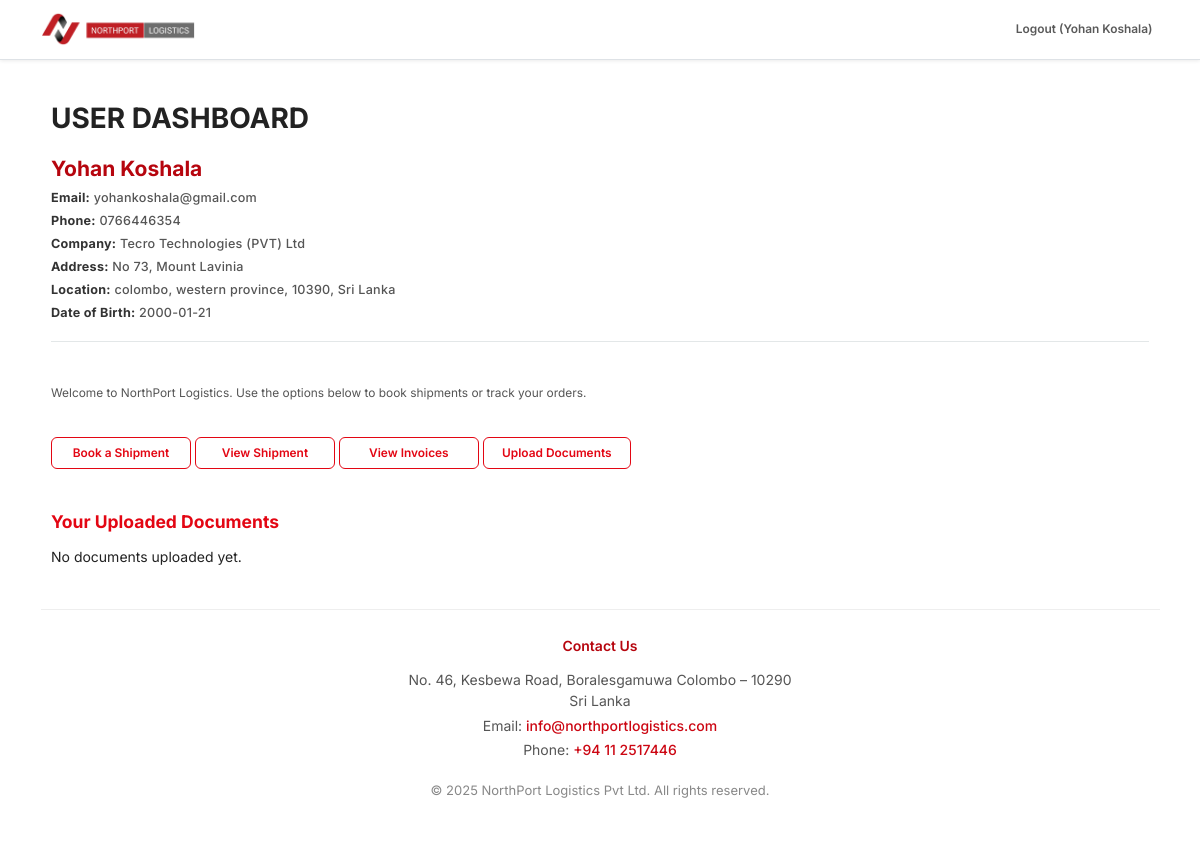
/user/dashboard.php (signed in), run on the app's committed database.
### tables this page shows
CREATE TABLE `users` (
  `id` int(11) NOT NULL,
  `username` varchar(50) NOT NULL,
  `email` varchar(100) NOT NULL,
  `password_hash` varchar(255) NOT NULL,
  `role` enum('admin','manager','employer','user') NOT NULL DEFAULT 'user',
  `is_active` tinyint(1) NOT NULL DEFAULT 1,
  `created_at` timestamp NOT NULL DEFAULT current_timestamp(),
  `updated_at` timestamp NOT NULL DEFAULT current_timestamp() ON UPDATE current_timestamp(),
  `phone` varchar(20) DEFAULT NULL,
  `street_address` varchar(255) DEFAULT NULL,
  `city` varchar(100) DEFAULT NULL,
  `state` varchar(100) DEFAULT NULL,
  `postal_code` varchar(20) DEFAULT NULL,
  `country` varchar(100) DEFAULT NULL,
  `company_name` varchar(255) DEFAULT NULL,
  `profile_pic` varchar(255) DEFAULT NULL,
  `date_of_birth` date DEFAULT NULL,
  `preferences` longtext DEFAULT NULL CHECK (json_valid(`preferences`)),
  `notes` text DEFAULT NULL,
  `department` varchar(100) DEFAULT NULL,
  `job_title` varchar(100) DEFAULT NULL,
  `date_of_joining` date DEFAULT NULL,
  `nic_passport_number` varchar(50) DEFAULT NULL
);

### user/dashboard.php (the view, shortened to what this page needs)
<?php
require_once '../includes/header.php';
$user_id = $_SESSION['user_id'] ?? null;
$stmt = $pdo->prepare("
    SELECT
      username, email, phone, company_name, street_address, city, state, postal_code, country,
      profile_pic, date_of_birth, role, created_at, updated_at, preferences, notes
    FROM users WHERE id = ? LIMIT 1
");
$stmt->execute([$user_id]);
$user = $stmt->fetch(PDO::FETCH_ASSOC);
$docStmt = $pdo->prepare("SELECT document_type, file_path, uploaded_at FROM documents WHERE uploaded_by = ? ORDER BY uploaded_at DESC");
$docStmt->execute([$user_id]);
$documents = $docStmt->fetchAll(PDO::FETCH_ASSOC);
?>
<div class="container my-5">
  <h2 class="mb-4 fw-bold">USER DASHBOARD</h2>
  <div class="user-info" aria-label="User Profile Information">
    <h2><?= htmlspecialchars($user['username']) ?></h2>
    <p><strong>Email:</strong> <?= htmlspecialchars($user['email']) ?></p>
    <?php if (!empty($user['phone'])): ?>
      <p><strong>Phone:</strong> <?= htmlspecialchars($user['phone']) ?></p>
    <?php endif; ?>
    <?php if (!empty($user['company_name'])): ?>
      <p><strong>Company:</strong> <?= htmlspecialchars($user['company_name']) ?></p>
    <?php endif; ?>
    <?php if (!empty($user['street_address'])): ?>
      <p><strong>Address:</strong> <?= htmlspecialchars($user['street_address']) ?></p>
    <?php endif; ?>
    <?php if (!empty($user['city']) || !empty($user['state']) || !empty($user['postal_code']) || !empty($user['country'])): ?>
      <p><strong>Location:</strong>
        <?= htmlspecialchars(trim(implode(', ', array_filter([$user['city'], $user['state'], $user['postal_code'], $user['country']])), ', ')) ?>
      </p>
    <?php endif; ?>
    <?php if (!empty($user['date_of_birth'])): ?>
      <p><strong>Date of Birth:</strong> <?= htmlspecialchars($user['date_of_birth']) ?></p>
    <?php endif; ?>
  </div>
</div>
<div class="container my-5">
  <p class="description">Welcome to NorthPort Logistics. Use the options below to book shipments or track your orders.</p>
  <a href="book_shipment.php" class="btn" role="button">Book a Shipment</a>
  <a href="view_shipment.php" class="btn" role="button">View Shipment</a>
  <a href="my_invoices.php" class="btn" role="button">View Invoices</a>
  <a href="upload_documents.php" class="btn" role="button">Upload Documents</a>
  <section class="documents-section" aria-label="Uploaded Documents">
    <h3>Your Uploaded Documents</h3>
    <?php if (count($documents) > 0): ?>
      <ul class="documents-list">
        <?php foreach ($documents as $doc): ?>
          <li>
            <span><?= htmlspecialchars($doc['document_type']) ?></span>
            <a href="<?= htmlspecialchars($doc['file_path']) ?>" target="_blank" rel="noopener" class="doc-link" download>Download</a>
          </li>
        <?php endforeach; ?>
      </ul>
    <?php else: ?>
      <p>No documents uploaded yet.</p>
    <?php endif; ?>
  </section>
</div>
<?php require_once '../includes/footer.php'; ?>

### includes/header.php (style rules this page uses)
html { font-size: 14px; }

### user/dashboard.php (style rules this page uses)
.container { font-size: 1rem; }
* { box-sizing: border-box; }
body, html { margin: 0; padding: 0; font-family: 'Inter', sans-serif; background-color: #ffffff; color: #222222; height: 100vh; overflow-y: auto; font-size: 14px; }
a { color: #cc0612; text-decoration: none; }
.user-info { margin-bottom: 2rem; border-bottom: 1px solid #e3e7e8; padding-bottom: 1rem; }
.user-info h2 { margin: 0 0 0.5rem 0; font-weight: 700; font-size: 1.5rem; color: #b6050e; }
.user-info p { margin: 0.3rem 0; color: #555; font-size: 0.9rem; font-weight: 500; letter-spacing: 0.02em; }
.user-info strong { color: #333; }
.description { font-weight: 400; font-size: 0.85rem; color: #555; margin-bottom: 2.5rem; line-height: 1.5; }
.btn { font-weight: 600; font-size: 0.85rem; background-color: transparent; border: 1.5px solid #e30613; color: #e30613; border-radius: 6px; padding: 0.45rem 1.3rem; cursor: pointer; transition: all 0.25s ease; margin-bottom: 1rem; display: inline-block; min-width: 140px; text-align: center; box-shadow: inset 0 0 0 0 #e30613; text-decoration: none; }
.documents-section { margin-top: 2rem; }
.documents-section h3 { font-weight: 700; font-size: 1.25rem; color: #e30613; margin-bottom: 1rem; }

### data on the page
users: username "Yohan Koshala", email "yohankoshala@gmail.com", phone "0766446354", company_name "Tecro Technologies (PVT) Ltd", street_address "No 73, Mount Lavinia", city+state+postal_code "colombo, western province, 10390, Sri Lanka", date_of_birth "2000-01-21"

### other printed values
safeOutput($username) "Yohan Koshala"
$footer_address1 "No. 46, Kesbewa Road, Boralesgamuwa Colombo – 10290"
$footer_address2 "Sri Lanka"
$footer_email "info@northportlogistics.com"
$footer_phone "+94 11 2517446"
